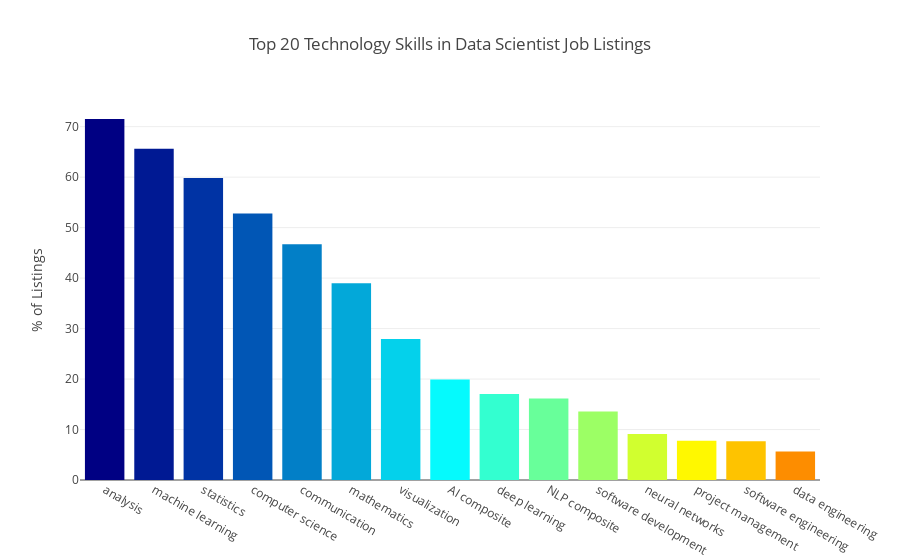

The code cell stored with this chart in its notebook:
### Code cell
cmax=200
cmin=50
color_s = np.linspace(cmin, cmax, 20)

data = [
    go.Bar(
        x=df.index,          
        y=df.iloc[:20, -1],
        marker=dict(
            colorscale='Jet',
            color=color_s,
        ),
    )
]

layout = dict(
    title="Top 20 Technology Skills in Data Scientist Job Listings",
    yaxis=dict(title="% of Listings",)
)

fig = go.Figure(data=data, layout=layout)
py.iplot(fig)

### Figure 1 — Plotly figure (JSON) as saved in the notebook; plotly's stock layout.template omitted (floating-point values rounded to 4 significant figures)
{"data": [{"marker": {"color": [50, 57.89, 65.79, 73.68, 81.58, 89.47, 97.37, 105.3, 113.2, 121.1, 128.9, 136.8, 144.7, 152.6, 160.5, 168.4, 176.3, 184.2, 192.1, 200], "colorscale": "Jet"}, "type": "bar", "x": ["analysis", "machine learning", "statistics", "computer science", "communication", "mathematics", "visualization", "AI composite", "deep learning", "NLP composite", "software development", "neural networks", "project management", "software engineering", "data engineering"], "y": [71.52, 65.62, 59.85, 52.79, 46.68, 38.99, 27.91, 19.91, 17.02, 16.14, 13.55, 9.092, 7.791, 7.684, 5.654]}], "layout": {"title": "Top 20 Technology Skills in Data Scientist Job Listings", "yaxis": {"title": "% of Listings"}}}
